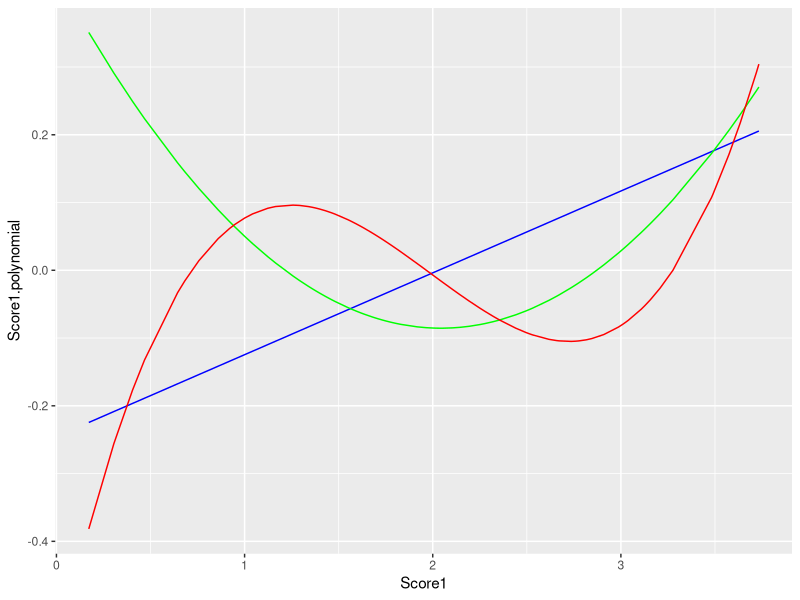

Generate this figure with R:
## ---- chunk 1
data.orig <- data.frame(ID = c(1:100), Score1 = rnorm(100, mean = 2, sd = .8), Score2 = rnorm(100, mean = 7, sd = 1.1), Score3 = rnorm(100, mean = 10, sd = 1.8), Score4 = rnorm(100, mean = 20, sd = 2.3))

head(data.orig)
## ---- chunk 2
library(dplyr)

data <- data.orig %>%
  mutate(Score1.mean = mean(Score1, na.rm = TRUE))
## ---- chunk 3
library(dplyr)

data <- data.orig %>%
  mutate(Score1.centered = scale(Score1, center = TRUE, scale = FALSE))
## ---- chunk 4
round(mean(data$Score1.centered),1) == 0
sd(data$Score1) == sd(data$Score1.centered)
## ---- chunk 5
library(dplyr)

data <- data.orig %>%
  mutate(Score1.centered = scale(Score1, center = TRUE, scale = TRUE))
## ---- chunk 6
round(mean(data$Score1.centered),1) == 0
round(sd(data$Score1.centered),1) == 1
## ---- chunk 7
poly(data.orig$Score1, degree = 3)
## ---- chunk 8
poly(data.orig$Score1, degree = 3)[,1]
## ---- chunk 9
library(dplyr)

data <- data.orig %>%
  mutate(Score1.linear = poly(Score1, degree = 3)[,1],
         Score1.quadratic = poly(Score1, degree = 3)[,2],
         Score1.cubic = poly(Score1, degree = 3)[,3])
## ---- chunk 10
library(ggplot2)

ggplot(data, aes(x = Score1)) +
  geom_line(aes(y = Score1.linear), color = "blue") +
  geom_line(aes(y = Score1.quadratic), color = "green") +
  geom_line(aes(y = Score1.cubic), color = "red") +
  ylab(label = "Score1.polynomial")
## ---- chunk 11
library(dplyr)

data <- data.orig %>%
  mutate(Score_comp = rowMeans(data.orig[c("Score1", "Score2", "Score3")], na.rm = TRUE))
## ---- chunk 12
library(dplyr)

data <- data.orig %>%
  mutate(Score_crazy = (Score1 - 5)/10)
## ---- chunk 13
library(dplyr)

data <- data.orig %>%
  mutate(Score_crazy = (Score1 + Score2)/(Score3 - Score4))
## ---- chunk 14
rm(list=ls())
